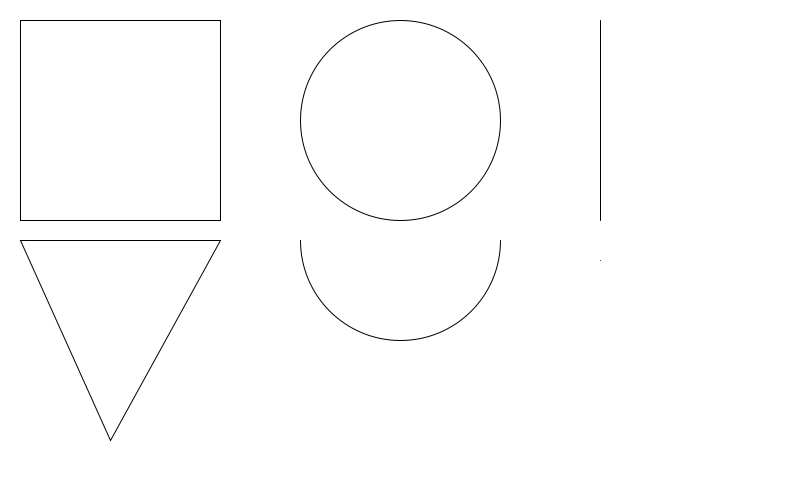
Frame 1 (no input)
Frame 60 (the mouse pressed at the canvas centre just before this capture): identical to frame 1, image omitted
Frame 120 (the mouse held since frame 60 and released just before this capture): identical to frame 1, image omitted

The Processing sketch that drew this single still picture (run headless with seeded random() and noise(); from frame 60 on, the mouse is pressed at the canvas centre):

// Processing sketch: basic_geometry_withvars
// ── basic_geometry_withvars.pde
void setup(){
  size(800,500);
}
void draw(){
  int shapeWidth = 200;
  int shapeHeight = 200;
  
  //clear background white
  //comment this line out with // to test
  //background color
  background(255);
  
  rect(20,20,shapeWidth,shapeHeight);
  ellipse(400,120,shapeWidth,shapeHeight);
  line(600,20,600, 20 + shapeHeight);
  triangle(20,240,
    20+shapeWidth,240,
    110,240 + shapeHeight);
  arc(400, 240, shapeWidth, shapeHeight, 0, PI);
  point(600, 260);
}
